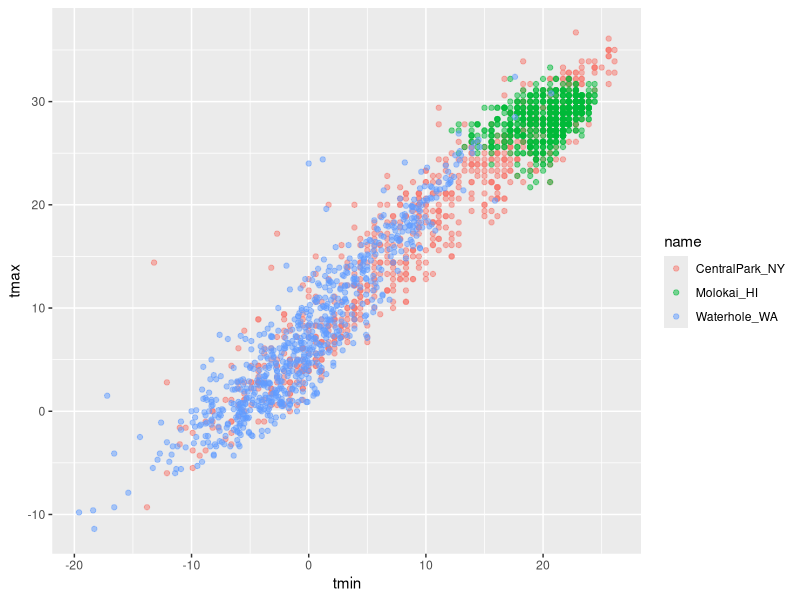
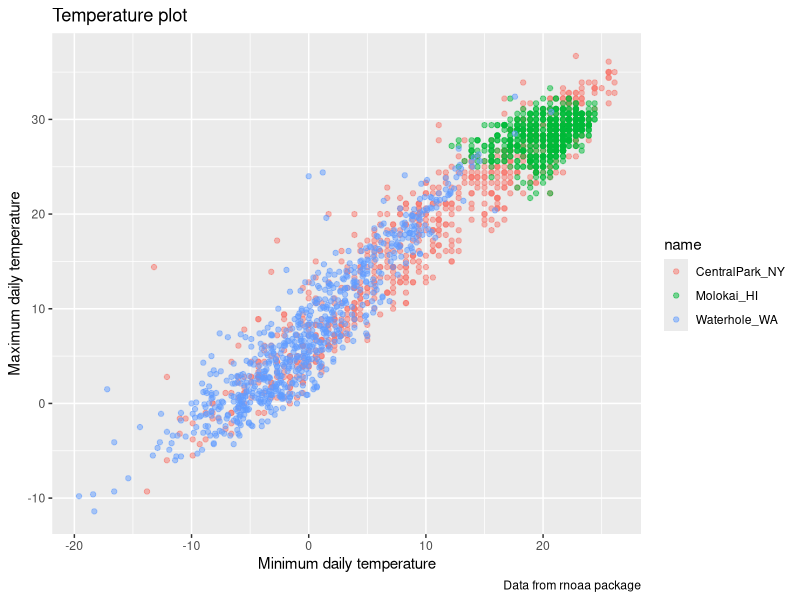

Recreate these plots in R, in order.
## ---- chunk 1
library(tidyverse)
library(patchwork)
## ---- chunk 2
weather_df = read_csv("data/weather_df.csv")

weather_df
## ---- chunk 3
weather_df %>%
  ggplot(aes(x = tmin, y = tmax, color = name)) +
  geom_point(alpha = .5)
## ---- chunk 4
weather_df %>%
  ggplot(aes(x = tmin, y = tmax, color = name)) +
  geom_point(alpha = .5) +
  labs(
    title = "Temperature plot",
    x = "Minimum daily temperature", 
    y = "Maximum daily temperature",
    caption = "Data from rnoaa package"
  )
